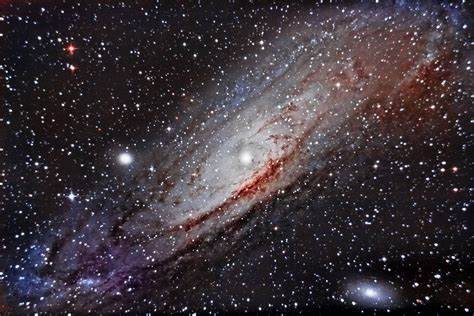
#> input picture TUGAS_4/butterworth_highpass_filter_and_gaussian_highpass_filter/prototype1.jpg, 474 x 316 px
$ python 'butterworth highpass filter and gaussian highpass filter.py'
#> lines starting #> are read from the running program, lines starting #| are printed output that depends on the picture
# Nama  : Agym Mahaputra Romy Barlianta
# NIM   : F55121076
# Kelas : B

import cv2
import numpy as np

# Load image
img = cv2.imread('prototype1.jpg', 0)
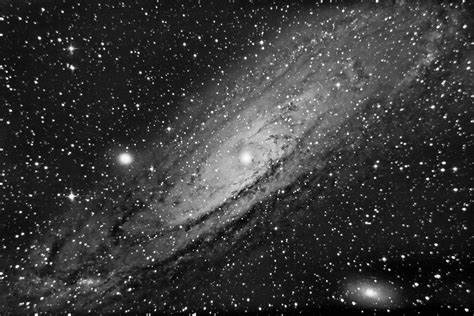
#> img: shape (316, 474); min 0, max 255, mean 55.6

# Get image shape
rows, cols = img.shape
#> rows = 316; cols = 474

# Create butterworth highpass filter mask
butterworth_mask = np.zeros((rows, cols, 2), np.float32)
crow, ccol = rows/2 , cols/2
#> crow = 158; ccol = 237
radius = 30
n = 2

for i in range(rows):
    for j in range(cols):
        butterworth_mask[i,j] = 1 / (1 + ((np.sqrt((i-crow)**2 + (j-ccol)**2)) / radius) ** (2*n))

# Apply butterworth highpass filter
dft = cv2.dft(np.float32(img), flags=cv2.DFT_COMPLEX_OUTPUT)
dft_shift = np.fft.fftshift(dft)
dft_shift_highpass = dft_shift * butterworth_mask
dft_highpass = np.fft.ifftshift(dft_shift_highpass)
img_highpass_butterworth = cv2.idft(dft_highpass)
img_highpass_butterworth = cv2.magnitude(img_highpass_butterworth[:,:,0], img_highpass_butterworth[:,:,1])
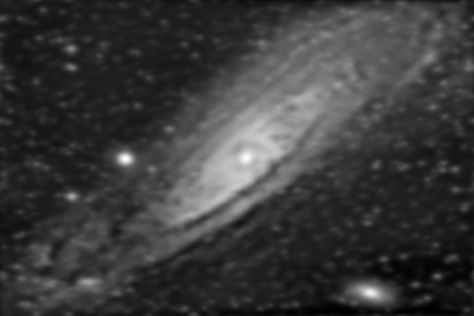
#> img_highpass_butterworth: shape (316, 474) float32; min 986.5, max 35864932, mean 8329987; drawn with min black and max white

# Create gaussian highpass filter mask
gaussian_mask = np.zeros((rows, cols, 2), np.float32)
crow, ccol = rows/2 , cols/2
radius = 30

for i in range(rows):
    for j in range(cols):
        gaussian_mask[i,j] = 1 - np.exp(-((i-crow)**2 + (j-ccol)**2) / (2*radius**2))

# Apply gaussian highpass filter
dft = cv2.dft(np.float32(img), flags=cv2.DFT_COMPLEX_OUTPUT)
dft_shift = np.fft.fftshift(dft)
dft_shift_highpass = dft_shift * gaussian_mask
dft_highpass = np.fft.ifftshift(dft_shift_highpass)
img_highpass_gaussian = cv2.idft(dft_highpass)
img_highpass_gaussian = cv2.magnitude(img_highpass_gaussian[:,:,0], img_highpass_gaussian[:,:,1])
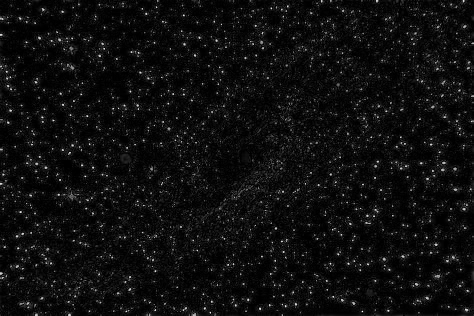
#> img_highpass_gaussian: shape (316, 474) float32; min 7.69, max 33053096, mean 1889660; drawn with min black and max white

# Display images
cv2.imshow('Original Image', img)
cv2.imshow('Butterworth Highpass Filter', img_highpass_butterworth)
cv2.imshow('Gaussian Highpass Filter', img_highpass_gaussian)
cv2.waitKey(0)
cv2.destroyAllWindows()
